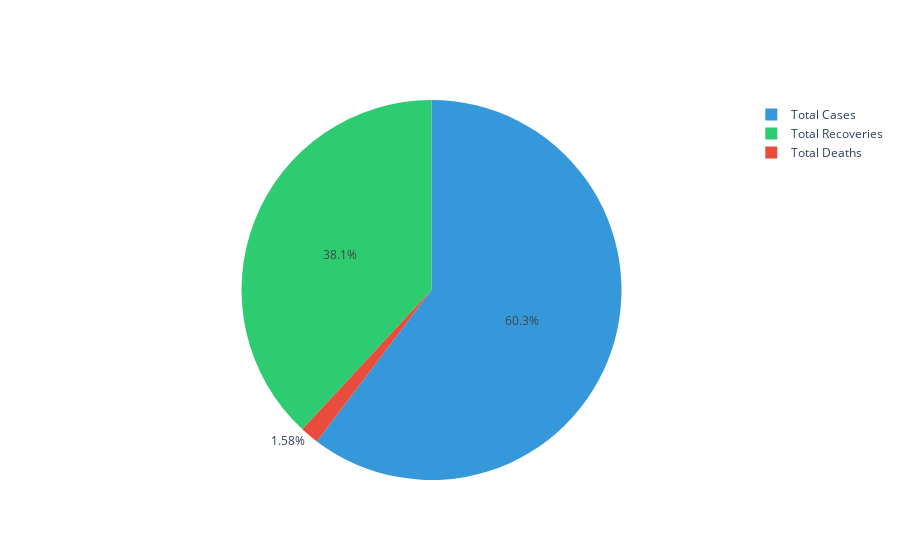

Notebook source saved alongside this figure:
### Code cell
fig = go.Figure()
totcase = total._get_value(0,'Total_Cases')
recovered = total._get_value(0,'Recoveries')
death = total._get_value(0, 'Deaths')
fig.add_trace(go.Pie(values=[totcase, recovered, death],
labels=['Total Cases', 'Total Recoveries', 'Total Deaths']))
fig.update_traces(marker=dict(colors=['#3498DB', '#2ECC71', '#E74C3C']))
fig.show()

### Figure 1 — Plotly figure (JSON) as saved in the notebook; plotly's stock layout.template omitted (floating-point values rounded to 4 significant figures)
{"data": [{"labels": ["Total Cases", "Total Recoveries", "Total Deaths"], "marker": {"colors": ["#3498DB", "#2ECC71", "#E74C3C"]}, "type": "pie", "values": [904573, 571460, 23727]}], "layout": {}}
